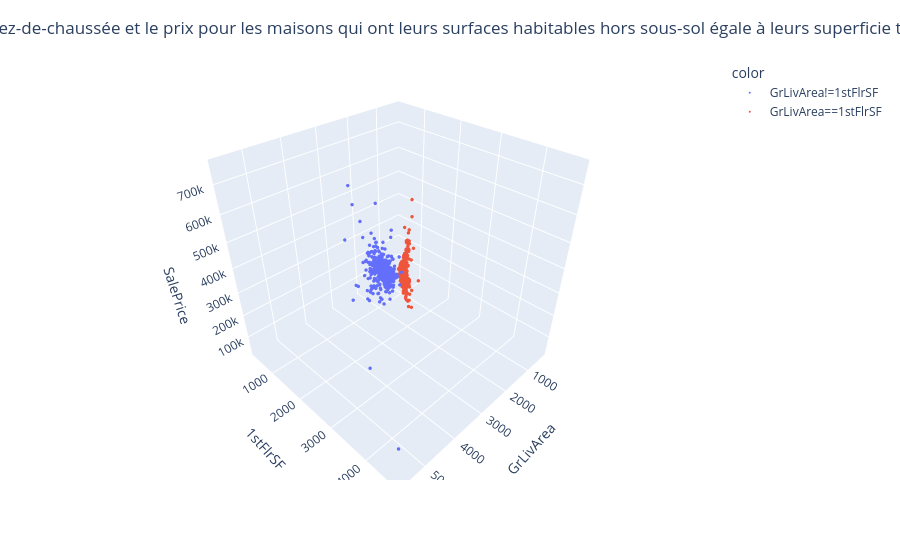

Here is the notebook cell this chart was saved with:
### Markdown cell above
On voit qu'il y a pour la superficie totale du sous-sol, la surface habitable hors sous-sol, la superfice du rez-de-chaussée et pour la taille du garage des relations assez forte visuellement. Par contre toutes les variables ne sont pas trop corrélée à la surface totale du terrain. Certaines maisons ont leurs surface habitable hors sous-sol identiques à leurs superficie du rez-de-chaussée. D'autres maisons ont leurs superficie du rez-de-chaussée identiques à leurs superficie totale du sous-sol. Il y a aussi des maisons qui ont leurs surface habitable hors sous-sol identique à leurs superficie totale du sous-sol. Il y a donc peut-être une relation assez forte entre ces trois variables de surfaces. On peut peut-être créer des groupes qui décrivent un type de maison particulier pour chaque situations décrit précédemment. On voit qu'il y a deux relations linéaire différentes pour la relation entre la surface habitable hors sous-sol et la superficie du rez-de-chaussée. Il y a donc présence de deux types de maison distinct. On voit à peu prés la même chose pour la relation entre la surface habitable hors sous-sol et la superficie totale du sous-sol mais moins prononcé. On pourrat donc créerune variable de catégorie de maison composée de 8 catégorie qu'on encodera avec un oneHotEncoder. Les catégories seront, pas de garage, pas de sous-sol, surface habitable hors sous-sol égale à celle du sous-sol, surface habitable hors sous-sol différent à celle du sous-sol, surface habitable hors sous-sol égale à celle du rez-de-chaussée, surface habitable hors sous-sol différentes à celle du sous-sol ...etc. On n'en supprimera un durant l'étapes d'encodage pour éviter la redondance. On va maintenant regarder les relations entre les variables et le prix sur des graphiques 3D. Seule les plus intéréssant seront présenté.

#### II.2.2.3) Analyse des surfaces en fonction du prix sur des graphique 3D.

### Code cell
fig = px.scatter_3d(
    train_set,
    x="GrLivArea",
    y="1stFlrSF",
    z="SalePrice",
    color=np.select(
        [train_set["GrLivArea"] == train_set["1stFlrSF"]],
        ["GrLivArea==1stFlrSF"],
        ["GrLivArea!=1stFlrSF"],
    ),
)
fig.update_traces(marker_size=2)
fig.update_layout(
    title="Relation entre la surface habitable hors sous-sol, la superficie du rez-de-chaussée et le prix pour les maisons qui ont leurs surfaces habitables hors sous-sol égale à leurs superficie totale de rez-de-chausée et dont ces deux surface sont différentes.",
    title_x=0.5,
    title_y=0.96,
)
fig.show()

### Figure 1 — Plotly figure (JSON) as saved in the notebook; plotly's stock layout.template omitted (floating-point values rounded to 4 significant figures; data arrays with more than 128 entries replaced by an {"elided": "..."} marker saying what was removed)
{"data": [{"hovertemplate": "color=GrLivArea!=1stFlrSF<br>GrLivArea=%{x}<br>1stFlrSF=%{y}<br>SalePrice=%{z}<extra></extra>", "legendgroup": "GrLivArea!=1stFlrSF", "marker": {"color": "#636efa", "size": 2, "symbol": "circle"}, "mode": "markers", "name": "GrLivArea!=1stFlrSF", "scene": "scene", "showlegend": true, "type": "scatter3d", "x": {"elided": "509 int values"}, "y": {"elided": "509 int values"}, "z": {"elided": "509 int values"}}, {"hovertemplate": "color=GrLivArea==1stFlrSF<br>GrLivArea=%{x}<br>1stFlrSF=%{y}<br>SalePrice=%{z}<extra></extra>", "legendgroup": "GrLivArea==1stFlrSF", "marker": {"color": "#EF553B", "size": 2, "symbol": "circle"}, "mode": "markers", "name": "GrLivArea==1stFlrSF", "scene": "scene", "showlegend": true, "type": "scatter3d", "x": {"elided": "671 int values"}, "y": {"elided": "671 int values"}, "z": {"elided": "671 int values"}}], "layout": {"legend": {"title": {"text": "color"}, "tracegroupgap": 0}, "margin": {"t": 60}, "scene": {"domain": {"x": [0, 1], "y": [0, 1]}, "xaxis": {"title": {"text": "GrLivArea"}}, "yaxis": {"title": {"text": "1stFlrSF"}}, "zaxis": {"title": {"text": "SalePrice"}}}, "title": {"text": "Relation entre la surface habitable hors sous-sol, la superficie du rez-de-chaussée et le prix pour les maisons qui ont leurs surfaces habitables hors sous-sol égale à leurs superficie totale de rez-de-chausée et dont ces deux surface sont différentes.", "x": 0.5, "y": 0.96}}}
